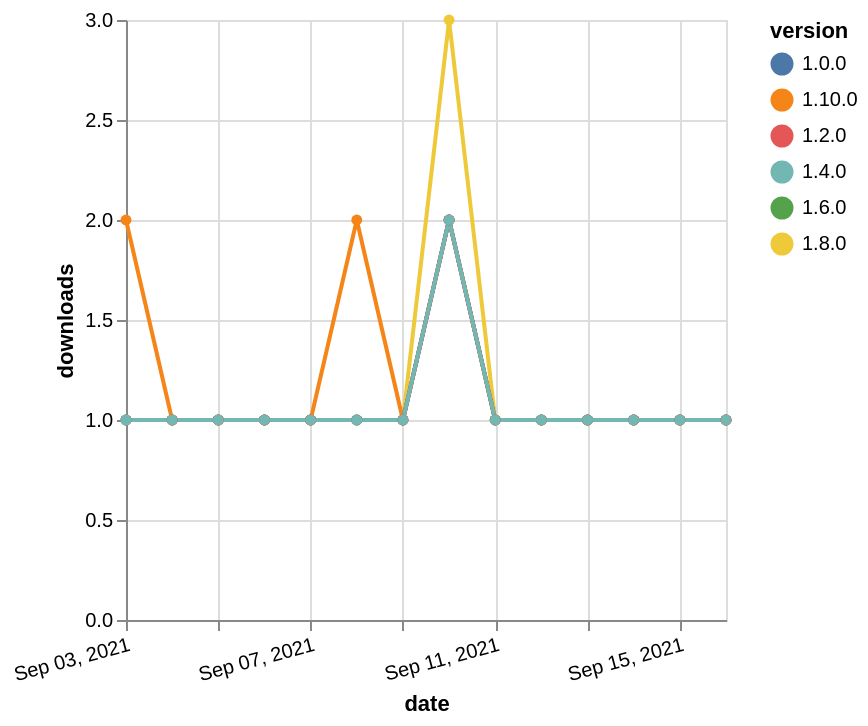

Write a Vega-Lite specification for this figure.
### Vega-Lite specification from a JSON file in a GitHub repository (floating-point values rounded to 4 significant figures)
{"$schema": "https://vega.github.io/schema/vega-lite/v5.json", "description": "A simple bar chart with embedded data.", "data": {"values": [{"date": "2021-09-03", "total": 171, "delta": 1, "version": "1.6.0"}, {"date": "2021-09-04", "total": 172, "delta": 1, "version": "1.6.0"}, {"date": "2021-09-05", "total": 173, "delta": 1, "version": "1.6.0"}, {"date": "2021-09-06", "total": 174, "delta": 1, "version": "1.6.0"}, {"date": "2021-09-07", "total": 175, "delta": 1, "version": "1.6.0"}, {"date": "2021-09-08", "total": 176, "delta": 1, "version": "1.6.0"}, {"date": "2021-09-09", "total": 177, "delta": 1, "version": "1.6.0"}, {"date": "2021-09-10", "total": 179, "delta": 2, "version": "1.6.0"}, {"date": "2021-09-11", "total": 180, "delta": 1, "version": "1.6.0"}, {"date": "2021-09-12", "total": 181, "delta": 1, "version": "1.6.0"}, {"date": "2021-09-13", "total": 182, "delta": 1, "version": "1.6.0"}, {"date": "2021-09-14", "total": 183, "delta": 1, "version": "1.6.0"}, {"date": "2021-09-15", "total": 184, "delta": 1, "version": "1.6.0"}, {"date": "2021-09-16", "total": 185, "delta": 1, "version": "1.6.0"}, {"date": "2021-09-03", "total": 194, "delta": 1, "version": "1.8.0"}, {"date": "2021-09-04", "total": 195, "delta": 1, "version": "1.8.0"}, {"date": "2021-09-05", "total": 196, "delta": 1, "version": "1.8.0"}, {"date": "2021-09-06", "total": 197, "delta": 1, "version": "1.8.0"}, {"date": "2021-09-07", "total": 198, "delta": 1, "version": "1.8.0"}, {"date": "2021-09-08", "total": 199, "delta": 1, "version": "1.8.0"}, {"date": "2021-09-09", "total": 200, "delta": 1, "version": "1.8.0"}, {"date": "2021-09-10", "total": 203, "delta": 3, "version": "1.8.0"}, {"date": "2021-09-11", "total": 204, "delta": 1, "version": "1.8.0"}, {"date": "2021-09-12", "total": 205, "delta": 1, "version": "1.8.0"}, {"date": "2021-09-13", "total": 206, "delta": 1, "version": "1.8.0"}, {"date": "2021-09-14", "total": 207, "delta": 1, "version": "1.8.0"}, {"date": "2021-09-15", "total": 208, "delta": 1, "version": "1.8.0"}, {"date": "2021-09-16", "total": 209, "delta": 1, "version": "1.8.0"}, {"date": "2021-09-03", "total": 124, "delta": 2, "version": "1.10.0"}, {"date": "2021-09-04", "total": 125, "delta": 1, "version": "1.10.0"}, {"date": "2021-09-05", "total": 126, "delta": 1, "version": "1.10.0"}, {"date": "2021-09-06", "total": 127, "delta": 1, "version": "1.10.0"}, {"date": "2021-09-07", "total": 128, "delta": 1, "version": "1.10.0"}, {"date": "2021-09-08", "total": 130, "delta": 2, "version": "1.10.0"}, {"date": "2021-09-09", "total": 131, "delta": 1, "version": "1.10.0"}, {"date": "2021-09-10", "total": 133, "delta": 2, "version": "1.10.0"}, {"date": "2021-09-11", "total": 134, "delta": 1, "version": "1.10.0"}, {"date": "2021-09-12", "total": 135, "delta": 1, "version": "1.10.0"}, {"date": "2021-09-13", "total": 136, "delta": 1, "version": "1.10.0"}, {"date": "2021-09-14", "total": 137, "delta": 1, "version": "1.10.0"}, {"date": "2021-09-15", "total": 138, "delta": 1, "version": "1.10.0"}, {"date": "2021-09-16", "total": 139, "delta": 1, "version": "1.10.0"}, {"date": "2021-09-03", "total": 235, "delta": 1, "version": "1.0.0"}, {"date": "2021-09-04", "total": 236, "delta": 1, "version": "1.0.0"}, {"date": "2021-09-05", "total": 237, "delta": 1, "version": "1.0.0"}, {"date": "2021-09-06", "total": 238, "delta": 1, "version": "1.0.0"}, {"date": "2021-09-07", "total": 239, "delta": 1, "version": "1.0.0"}, {"date": "2021-09-08", "total": 240, "delta": 1, "version": "1.0.0"}, {"date": "2021-09-09", "total": 241, "delta": 1, "version": "1.0.0"}, {"date": "2021-09-10", "total": 243, "delta": 2, "version": "1.0.0"}, {"date": "2021-09-11", "total": 244, "delta": 1, "version": "1.0.0"}, {"date": "2021-09-12", "total": 245, "delta": 1, "version": "1.0.0"}, {"date": "2021-09-13", "total": 246, "delta": 1, "version": "1.0.0"}, {"date": "2021-09-14", "total": 247, "delta": 1, "version": "1.0.0"}, {"date": "2021-09-15", "total": 248, "delta": 1, "version": "1.0.0"}, {"date": "2021-09-16", "total": 249, "delta": 1, "version": "1.0.0"}, {"date": "2021-09-03", "total": 193, "delta": 1, "version": "1.2.0"}, {"date": "2021-09-04", "total": 194, "delta": 1, "version": "1.2.0"}, {"date": "2021-09-05", "total": 195, "delta": 1, "version": "1.2.0"}, {"date": "2021-09-06", "total": 196, "delta": 1, "version": "1.2.0"}, {"date": "2021-09-07", "total": 197, "delta": 1, "version": "1.2.0"}, {"date": "2021-09-08", "total": 198, "delta": 1, "version": "1.2.0"}, {"date": "2021-09-09", "total": 199, "delta": 1, "version": "1.2.0"}, {"date": "2021-09-10", "total": 201, "delta": 2, "version": "1.2.0"}, {"date": "2021-09-11", "total": 202, "delta": 1, "version": "1.2.0"}, {"date": "2021-09-12", "total": 203, "delta": 1, "version": "1.2.0"}, {"date": "2021-09-13", "total": 204, "delta": 1, "version": "1.2.0"}, {"date": "2021-09-14", "total": 205, "delta": 1, "version": "1.2.0"}, {"date": "2021-09-15", "total": 206, "delta": 1, "version": "1.2.0"}, {"date": "2021-09-16", "total": 207, "delta": 1, "version": "1.2.0"}, {"date": "2021-09-03", "total": 181, "delta": 1, "version": "1.4.0"}, {"date": "2021-09-04", "total": 182, "delta": 1, "version": "1.4.0"}, {"date": "2021-09-05", "total": 183, "delta": 1, "version": "1.4.0"}, {"date": "2021-09-06", "total": 184, "delta": 1, "version": "1.4.0"}, {"date": "2021-09-07", "total": 185, "delta": 1, "version": "1.4.0"}, {"date": "2021-09-08", "total": 186, "delta": 1, "version": "1.4.0"}, {"date": "2021-09-09", "total": 187, "delta": 1, "version": "1.4.0"}, {"date": "2021-09-10", "total": 189, "delta": 2, "version": "1.4.0"}, {"date": "2021-09-11", "total": 190, "delta": 1, "version": "1.4.0"}, {"date": "2021-09-12", "total": 191, "delta": 1, "version": "1.4.0"}, {"date": "2021-09-13", "total": 192, "delta": 1, "version": "1.4.0"}, {"date": "2021-09-14", "total": 193, "delta": 1, "version": "1.4.0"}, {"date": "2021-09-15", "total": 194, "delta": 1, "version": "1.4.0"}, {"date": "2021-09-16", "total": 195, "delta": 1, "version": "1.4.0"}]}, "width": "container", "mark": {"type": "line", "point": {"filled": true}}, "encoding": {"x": {"field": "date", "type": "temporal", "timeUnit": "yearmonthdate", "title": "date", "axis": {"labelAngle": -15}}, "y": {"field": "delta", "type": "quantitative", "title": "downloads"}, "color": {"field": "version", "type": "nominal"}, "tooltip": {"field": "delta"}}}
